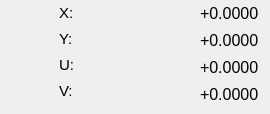
      <widget class="QWidget" name="manufacturing_coordinate_4">
       <attribute name="title">
        <string>加工坐标</string>
       </attribute>
       <widget class="QLabel" name="label_187">
        <property name="geometry">
         <rect>
          <x>200</x>
          <y>3</y>
          <width>61</width>
          <height>21</height>
         </rect>
        </property>
        <property name="text">
         <string>&lt;html&gt;&lt;head/&gt;&lt;body&gt;&lt;p&gt;&lt;span style=&quot; font-size:12pt;&quot;&gt;+0.0000&lt;/span&gt;&lt;/p&gt;&lt;/body&gt;&lt;/html&gt;</string>
        </property>
       </widget>
       <widget class="QLabel" name="label_188">
        <property name="geometry">
         <rect>
          <x>59</x>
          <y>29</y>
          <width>16</width>
          <height>20</height>
         </rect>
        </property>
        <property name="text">
         <string>&lt;html&gt;&lt;head/&gt;&lt;body&gt;&lt;p&gt;&lt;span style=&quot; font-size:11pt; color:#000000;&quot;&gt;Y:&lt;/span&gt;&lt;/p&gt;&lt;/body&gt;&lt;/html&gt;</string>
        </property>
       </widget>
       <widget class="QLabel" name="label_189">
        <property name="geometry">
         <rect>
          <x>59</x>
          <y>55</y>
          <width>16</width>
          <height>20</height>
         </rect>
        </property>
        <property name="text">
         <string>&lt;html&gt;&lt;head/&gt;&lt;body&gt;&lt;p&gt;&lt;span style=&quot; font-size:11pt; color:#000000;&quot;&gt;U:&lt;/span&gt;&lt;/p&gt;&lt;/body&gt;&lt;/html&gt;</string>
        </property>
       </widget>
       <widget class="QLabel" name="label_190">
        <property name="geometry">
         <rect>
          <x>200</x>
          <y>57</y>
          <width>61</width>
          <height>21</height>
         </rect>
        </property>
        <property name="text">
         <string>&lt;html&gt;&lt;head/&gt;&lt;body&gt;&lt;p&gt;&lt;span style=&quot; font-size:12pt;&quot;&gt;+0.0000&lt;/span&gt;&lt;/p&gt;&lt;/body&gt;&lt;/html&gt;</string>
        </property>
       </widget>
       <widget class="QLabel" name="label_191">
        <property name="geometry">
         <rect>
          <x>59</x>
          <y>3</y>
          <width>16</width>
          <height>20</height>
         </rect>
        </property>
        <property name="text">
         <string>&lt;html&gt;&lt;head/&gt;&lt;body&gt;&lt;p&gt;&lt;span style=&quot; font-size:11pt; color:#000000;&quot;&gt;X:&lt;/span&gt;&lt;/p&gt;&lt;/body&gt;&lt;/html&gt;</string>
        </property>
       </widget>
       <widget class="QLabel" name="label_192">
        <property name="geometry">
         <rect>
          <x>59</x>
          <y>81</y>
          <width>16</width>
          <height>20</height>
         </rect>
        </property>
        <property name="text">
         <string>&lt;html&gt;&lt;head/&gt;&lt;body&gt;&lt;p&gt;&lt;span style=&quot; font-size:11pt; color:#000000;&quot;&gt;V:&lt;/span&gt;&lt;/p&gt;&lt;/body&gt;&lt;/html&gt;</string>
        </property>
       </widget>
       <widget class="QLabel" name="label_193">
        <property name="geometry">
         <rect>
          <x>200</x>
          <y>84</y>
          <width>61</width>
          <height>21</height>
         </rect>
        </property>
        <property name="text">
         <string>&lt;html&gt;&lt;head/&gt;&lt;body&gt;&lt;p&gt;&lt;span style=&quot; font-size:12pt;&quot;&gt;+0.0000&lt;/span&gt;&lt;/p&gt;&lt;/body&gt;&lt;/html&gt;</string>
        </property>
       </widget>
       <widget class="QLabel" name="label_194">
        <property name="geometry">
         <rect>
          <x>200</x>
          <y>30</y>
          <width>61</width>
          <height>21</height>
         </rect>
        </property>
        <property name="text">
         <string>&lt;html&gt;&lt;head/&gt;&lt;body&gt;&lt;p&gt;&lt;span style=&quot; font-size:12pt;&quot;&gt;+0.0000&lt;/span&gt;&lt;/p&gt;&lt;/body&gt;&lt;/html&gt;</string>
        </property>
       </widget>
      </widget>
